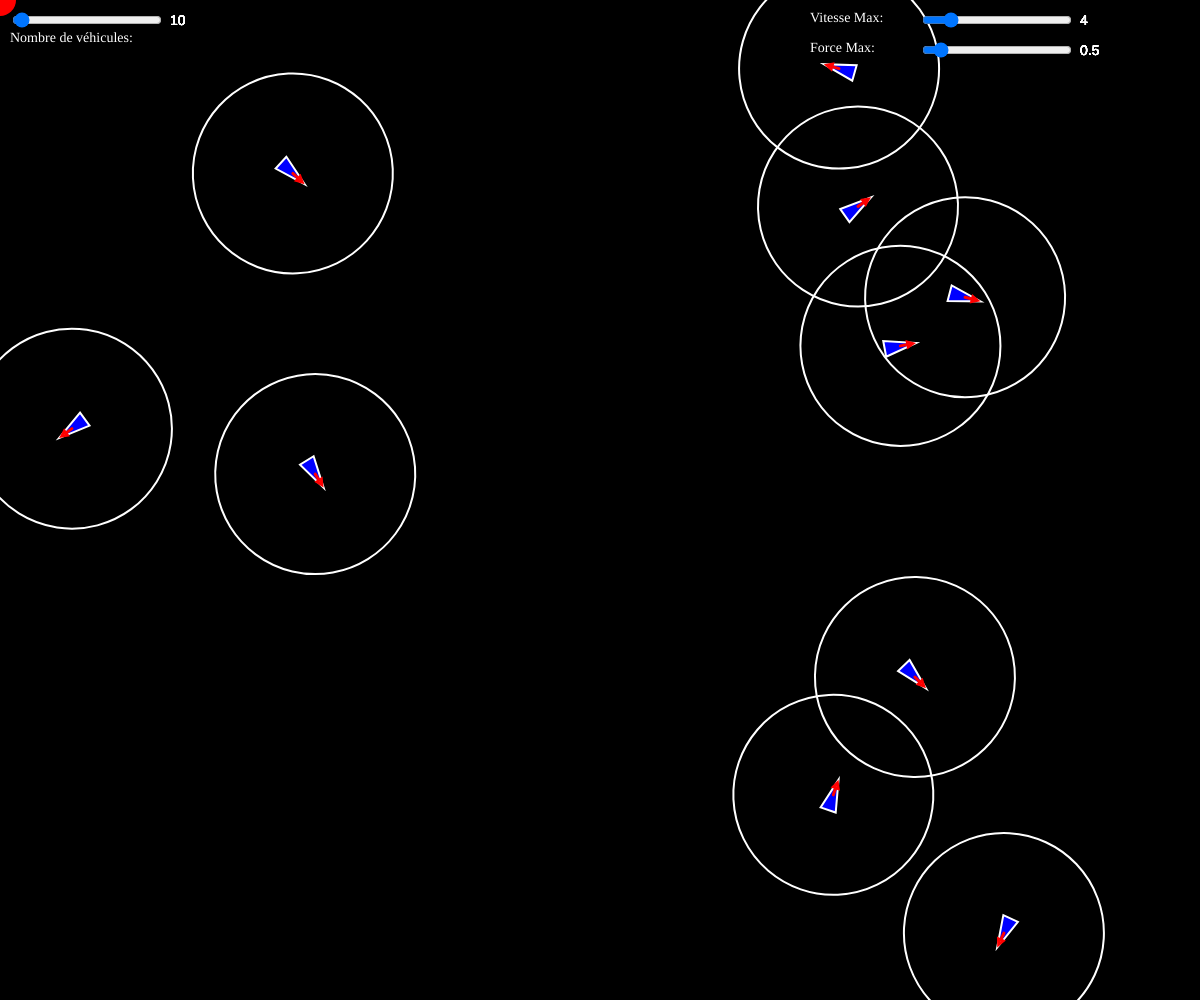
Frame 1 (no input)
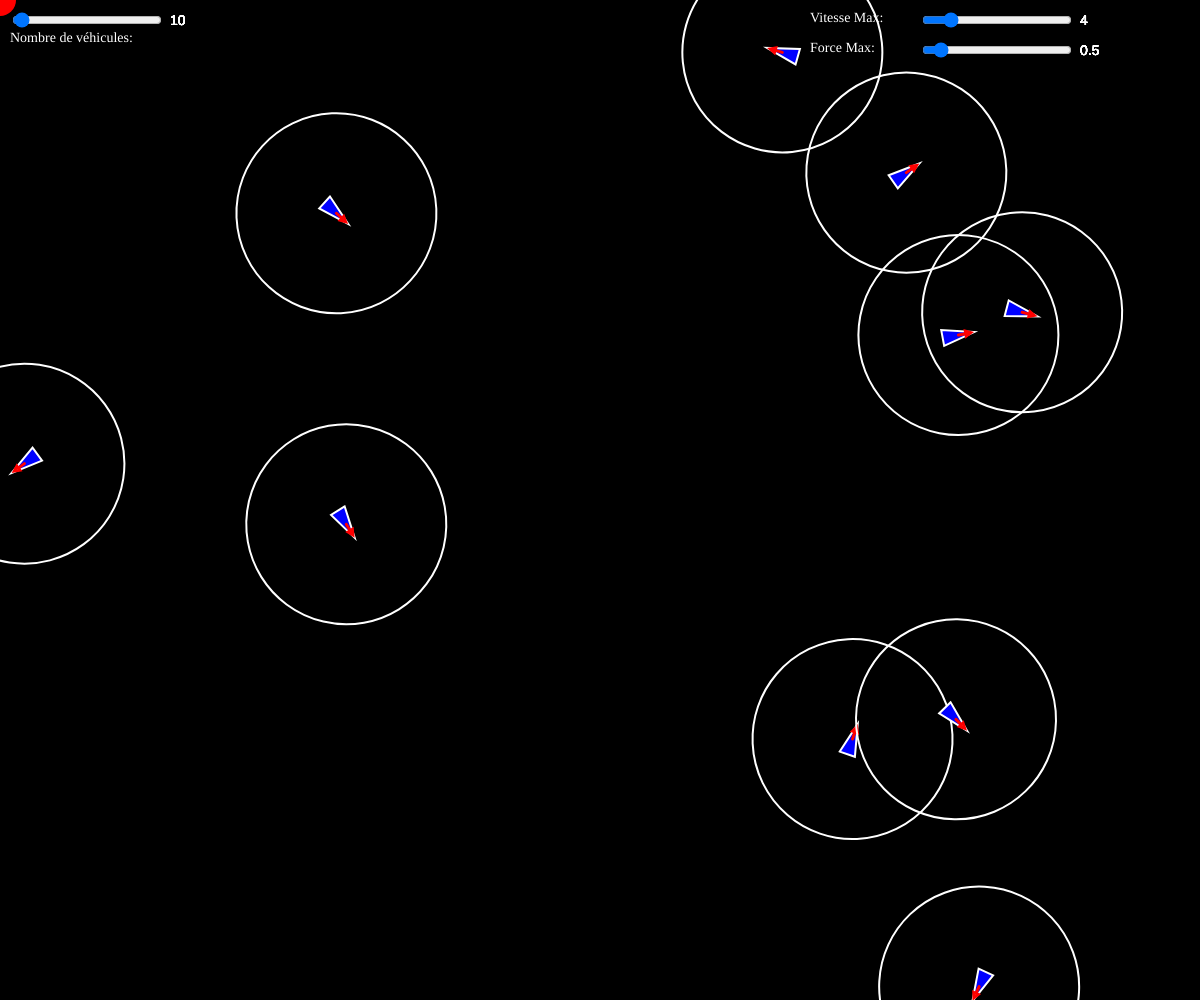
Frame 60 (no input)
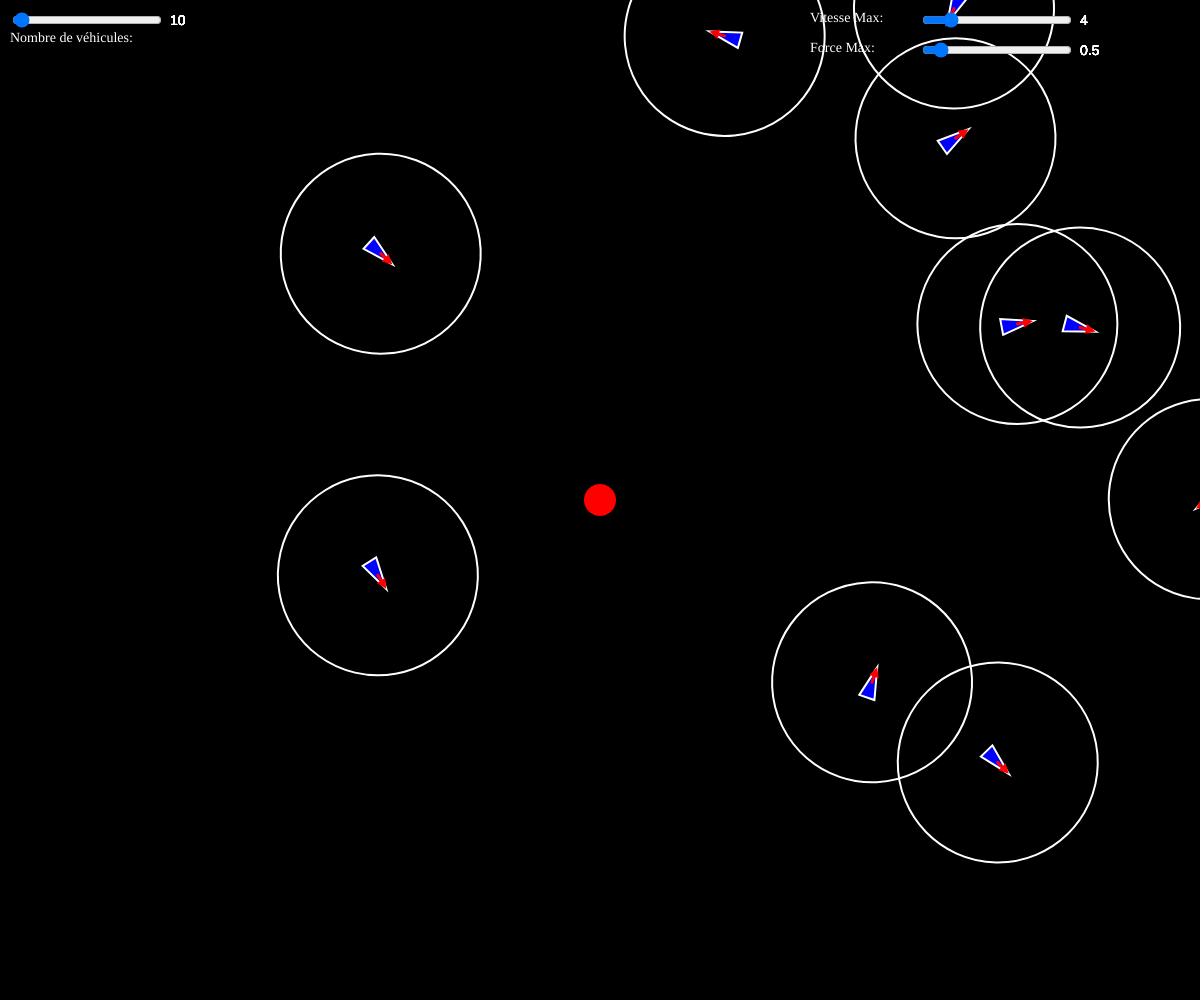
Frame 120 (the mouse pressed at the canvas centre since frame 60)

The p5.js sketch that drew these frames (run headless with seeded random() and noise() and a simulated clock; from frame 60 on, the mouse is pressed at the canvas centre):

// p5.js sketch
// ── sketch.js
let target, vehicles = [];
let vitesseMaxSlider, forceMaxSlider;
let nbVehicules = 10;

// la fonction setup est appelée une fois au démarrage du programme par p5.js
function setup() {
  // on crée un canvas de 800px par 800px
  createCanvas(windowWidth, windowHeight);

  // On crée un véhicule à la position (100, 100)
  //vehicle = new Vehicle(100, 100);

  // TODO: créer un tableau de véhicules en global
  // ajouter nb vehicules au tableau dans une boucle
  // avec une position random dans le canvas
  creerVehicules(10);

  // La cible est un vecteur avec une position aléatoire dans le canvas
  // dirigée par la souris ensuite dans draw()
  //target = createVector(random(width), random(height));

  // Cible qui se déplace aléatoirement, instance Target
  target = createVector(random(width), random(height));

  // On crée un véhicule à une position aléatoire
  vehicle = new Vehicle(random(width), random(height));

  // Sliders pour régler la vitesse max et la force max
  // On crée le slider et on le positionne
  // Les parametres sont : valeur min, valeur max, 
  // valeur initiale, pas
  // On crée le slider et on le positionne
  vitesseMaxSlider = createSlider(1, 20, 4, 1);
  vitesseMaxSlider.position(920, 10);
  vitesseMaxSlider.size(150);

  // je crée un label juste devant en X
  let labelVitesseMax = createDiv('Vitesse Max:')
  labelVitesseMax.position(810, 10);
  labelVitesseMax.style('color', 'white');
  labelVitesseMax.style('font-size', '14px');

  // Slider pour l'accélaration maximale en dessous du précédent
  // parametres : valeur min, valeur max, 
  // valeur initiale, pas
  forceMaxSlider = createSlider(0.1, 5, 0.5, 0.01);
  forceMaxSlider.position(920, 40);
  forceMaxSlider.size(150);
  let labelForceMax = createDiv('Force Max:')
  labelForceMax.position(810, 40);
  labelForceMax.style('color', 'white');
  labelForceMax.style('font-size', '14px');

  // Curseur pour régler le nombre de véhicules
  // en haut à gauche du canvas
  let nbVehiculesSlider = createSlider(1, 500, 10, 1);
  nbVehiculesSlider.position(10, 10);
  nbVehiculesSlider.size(150);
  let labelNbVehicules = createDiv('Nombre de véhicules:')
  labelNbVehicules.position(10, 30);
  labelNbVehicules.style('color', 'white');
  labelNbVehicules.style('font-size', '14px');

  // ecouteur d'événement pour le slider du nombre de véhicules
  nbVehiculesSlider.input(() => {
    nbVehicules = nbVehiculesSlider.value();
    vehicles = []; // on vide le tableau
    creerVehicules(nbVehicules); // on recrée nb véhicules
  });
}

function creerVehicules(nb) {
  for (let i = 0; i < nb; i++) {
    let v = new Vehicle(random(width), random(height));
    // vitesse initiale aléatoire
    v.vel = p5.Vector.random2D();
    vehicles.push(v);
  }
}
// la fonction draw est appelée en boucle par p5.js, 60 fois par seconde par défaut
// Le canvas est effacé automatiquement avant chaque appel à draw
function draw() {
  // fond noir pour le canvas
  background("black");

  // A partir de maintenant toutes les formes pleines seront en rouge
  fill("red");
  // pas de contours pour les formes.
  noStroke();

  // mouseX et mouseY sont des variables globales de p5.js, elles correspondent à la position de la souris
  // on les stocke dans un vecteur pour pouvoir les utiliser avec la méthode seek (un peu plus loin)
  // du vehicule
  target.x = mouseX;
  target.y = mouseY;

  // Dessine un cercle de rayon 32px à la position de la souris
  // la couleur de remplissage est rouge car on a appelé fill(255, 0, 0) plus haut
  // pas de contours car on a appelé noStroke() plus haut
  //circle(target.x, target.y, 32);

  // On dessine la cible instance de Target. C'est un Vehicle
  // donc elle a une position, une vitesse, une accélération
  // on dessine la target sous la forme d'un cercle rouge
  circle(target.x, target.y, 32);

  vehicles.forEach(vehicle => {
    // On règle la vitesse max du véhicule avec la valeur du slider
    vehicle.maxSpeed = vitesseMaxSlider.value();
    // on affiche la valeur du slider à droite du slider
    fill("white");
    textSize(14);
    textAlign(LEFT);
    text(vehicle.maxSpeed, vitesseMaxSlider.x + vitesseMaxSlider.width + 10, vitesseMaxSlider.y + 15);  

    // On règle la force max du véhicule avec la valeur du slider
    vehicle.maxForce = forceMaxSlider.value();
    // on affiche la valeur du slider à droite du slider
    fill("white");
    textSize(14);
    textAlign(LEFT);
    text(vehicle.maxForce, forceMaxSlider.x + forceMaxSlider.width + 10, forceMaxSlider.y + 15);  

    // afficher le nombre de véhicules en haut à gauche à droite du curseur
    fill("white");
    textSize(14);
    textAlign(LEFT);
    text(nbVehicules, 170, 25);

    // je déplace et dessine le véhicule
    vehicle.applyBehaviors(target);
    vehicle.update();

    // Si le vehicule sort de l'écran
    vehicle.edges();

    // On dessine le véhicule
    vehicle.show();
  });

};


// ── vehicle.js
class Vehicle {
  constructor(x, y) {
    // position du véhicule
    this.pos = createVector(x, y);
    // vitesse du véhicule
    this.vel = createVector(0, 0);
    // accélération du véhicule
    this.acc = createVector(0, 0);
    // vitesse maximale du véhicule
    this.maxSpeed = 4;
    // force maximale appliquée au véhicule
    this.maxForce = 0.1;
    // rayon du véhicule
    this.r = 16;

    // Pour comportement fuite
    this.rayonPerception = 100;
    this.oldMaxSpeed = this.maxSpeed;
    this.vitesseDeFuite = 10;
  }

  applyBehaviors(target) {
    //let force = this.seek(target);
    let force;
    
    // Je ne veux fuir que si la cible est dans mon rayon de perception
    // on calcule la distance entre le véhicule et la cible
    let d = p5.Vector.dist(this.pos, target);
    if (d < this.rayonPerception) {
      // on fuit la cible
      this.oldMaxSpeed = this.maxSpeed;
      this.maxSpeed = this.vitesseDeFuite;
      force = this.flee(target);
    } else {
      // on reprend la vitesse normale
      this.maxSpeed = this.oldMaxSpeed;
    }
    this.applyForce(force);
  }

  // seek est un comportement qui permet de faire se rapprocher le véhicule de 
  // la cible passée en paramètre (un vecteur p5.Vector, par exemple la position de 
  // la souris)
  seek(target) {
 
    // on calcule la direction vers la cible : la vitesse DESIREE
    // C'est l'ETAPE 1 (action : se diriger vers une cible)
    let desiredSpeed = p5.Vector.sub(target, this.pos);

    // Dessous c'est l'ETAPE 2 : le pilotage (comment on se dirige vers la cible)
    // on limite ce vecteur à la longueur maxSpeed
    desiredSpeed.setMag(this.maxSpeed);

    // Si on s'arrête ici, force = desiredSpeed

    // on calcule maintenant LA FORMULE MAGIQUE : force = desiredSpeed - currentSpeed
    let force = p5.Vector.sub(desiredSpeed, this.vel);

    // et on limite cette force à la longueur maxForce
    force.limit(this.maxForce);

    return force;
  }

  // comportement de fuite, inverse de seek
  flee(target) {
    // inverse de seek !
    return this.seek(target).mult(-1);
  }

  // --------------------------------------------
  // LES DEUX METHODES SUIVANTES SONT INCHANGEES QUEL QUE SOIT LE COMPORTEMENT
  // --------------------------------------------
  // applyForce est une méthode qui permet d'appliquer une force au véhicule
  // en fait on additionne le vecteur force au vecteur accélération
  applyForce(force) {
    this.acc.add(force);
  }

  // appelée 60 fois par seconde par la boucle d'animation de p5 (la fonction draw 
  // dans sketch.js)
  update() {
    // on ajoute l'accélération à la vitesse. 
    // L'accélération est un incrément de vitesse
    // (accélératiion = dérivée de la vitesse)
    this.vel.add(this.acc);
    // on contraint la vitesse à la valeur maxSpeed
    this.vel.limit(this.maxSpeed);
    // on ajoute la vitesse à la position. La vitesse est un incrément de position, 
    // (la vitesse est la dérivée de la position)
    this.pos.add(this.vel);

    // on remet l'accélération à zéro
    this.acc.set(0, 0);
  }

  // On dessine le véhicule
  show() {
    // sauvegarde du contexte graphique (couleur pleine, fil de fer, 
    // épaisseur du trait, position et rotation du repère de référence)
    push();
    // formes fil de fer en blanc
    stroke("white");
    // épaisseur du trait = 2
    strokeWeight(2);

    // formes pleines en bleu
    fill("blue");

    // on déplace le repère de référence.
    translate(this.pos.x, this.pos.y);
    // et on le tourne. heading() renvoie l'angle du vecteur vitesse 
    // (c'est l'angle du véhicule)
    rotate(this.vel.heading());

    //circle(0, 0, this.r * 2);

    // Dessin d'un véhicule sous la forme d'un triangle. Comme s'il était droit, 
    // avec le 0, 0 en haut à gauche
    triangle(-this.r, -this.r / 2, -this.r, this.r / 2, this.r, 0);
    
    // on dessine le cercle de perception
    noFill();
    stroke("rgba(255, 255, 255)");
    circle(0, 0, this.perceptionRadius*2);
    // restauration du contexte graphique, le 0, 0 redevient le coin en haut à gauche
    // de l'écran, les couleurs et épaisseurs de traits redeviennent celles d'avant

    // Je dessine le rayon de perception
    stroke("white");
    noFill();
    circle(0, 0, this.rayonPerception * 2);
    pop();

    // dessin sous la forme d'une flèche du vecteur vitesse
    this.drawVelocityVector();
  }

  drawVelocityVector() {
    push();

    // Dessin du vecteur vitesse
    // Il part du centre du véhicule et va dans la direction du vecteur vitesse
    strokeWeight(3);
    stroke("red");
    line(this.pos.x, this.pos.y, this.pos.x + this.vel.x * 10, this.pos.y + this.vel.y * 10);
    // dessine une petite fleche au bout du vecteur vitesse
    let arrowSize = 5;
    translate(this.pos.x + this.vel.x * 10, this.pos.y + this.vel.y * 10);
    rotate(this.vel.heading());
    translate(-arrowSize / 2, 0);
    triangle(0, arrowSize / 2, 0, -arrowSize / 2, arrowSize, 0);

    pop();
  }
  
  // que fait cette méthode ?
  edges() {
    if (this.pos.x > width + this.r) {
      this.pos.x = -this.r;
    } else if (this.pos.x < -this.r) {
      this.pos.x = width + this.r;
    }
    if (this.pos.y > height + this.r) {
      this.pos.y = -this.r;
    } else if (this.pos.y < -this.r) {
      this.pos.y = height + this.r;
    }
  }
}
